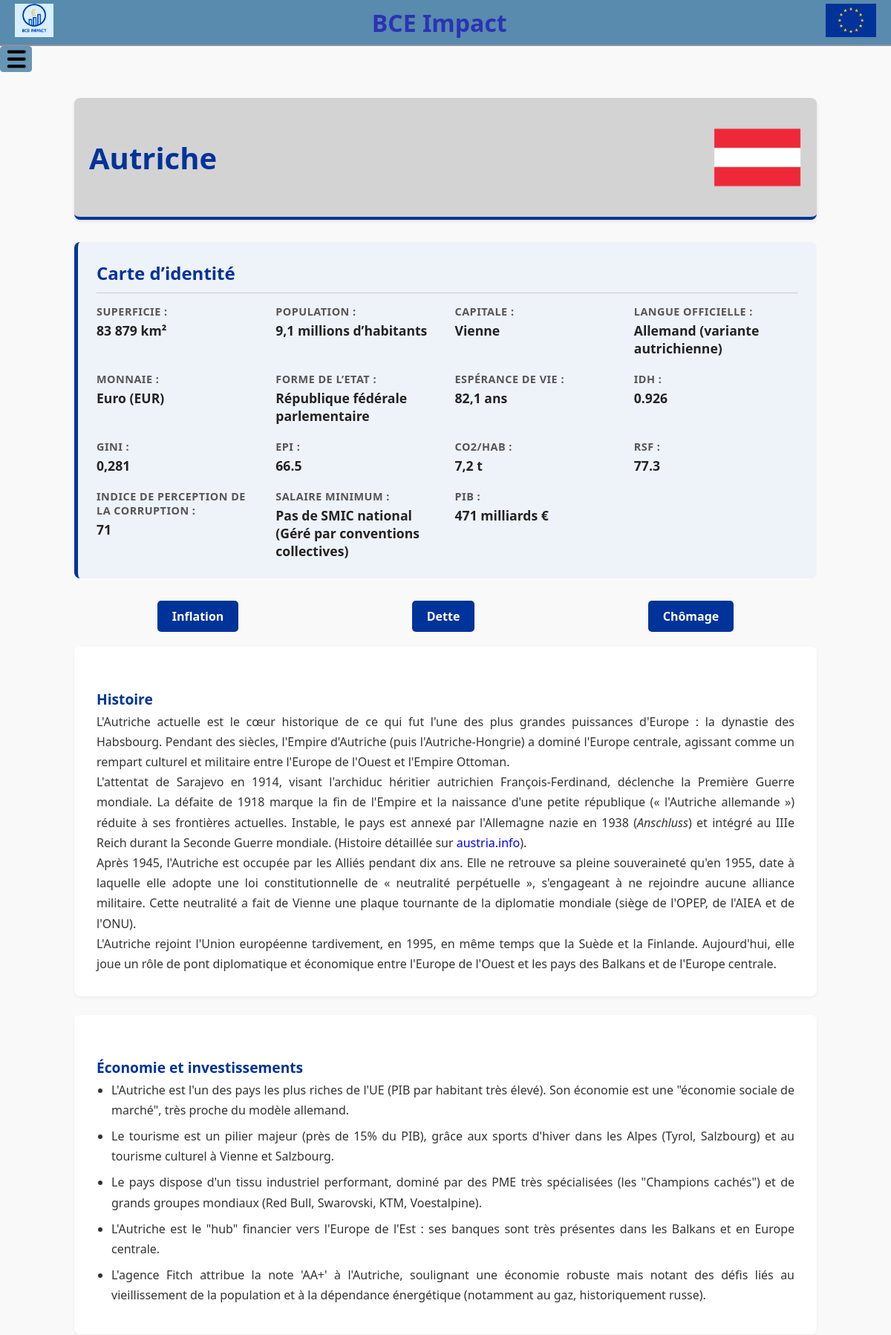
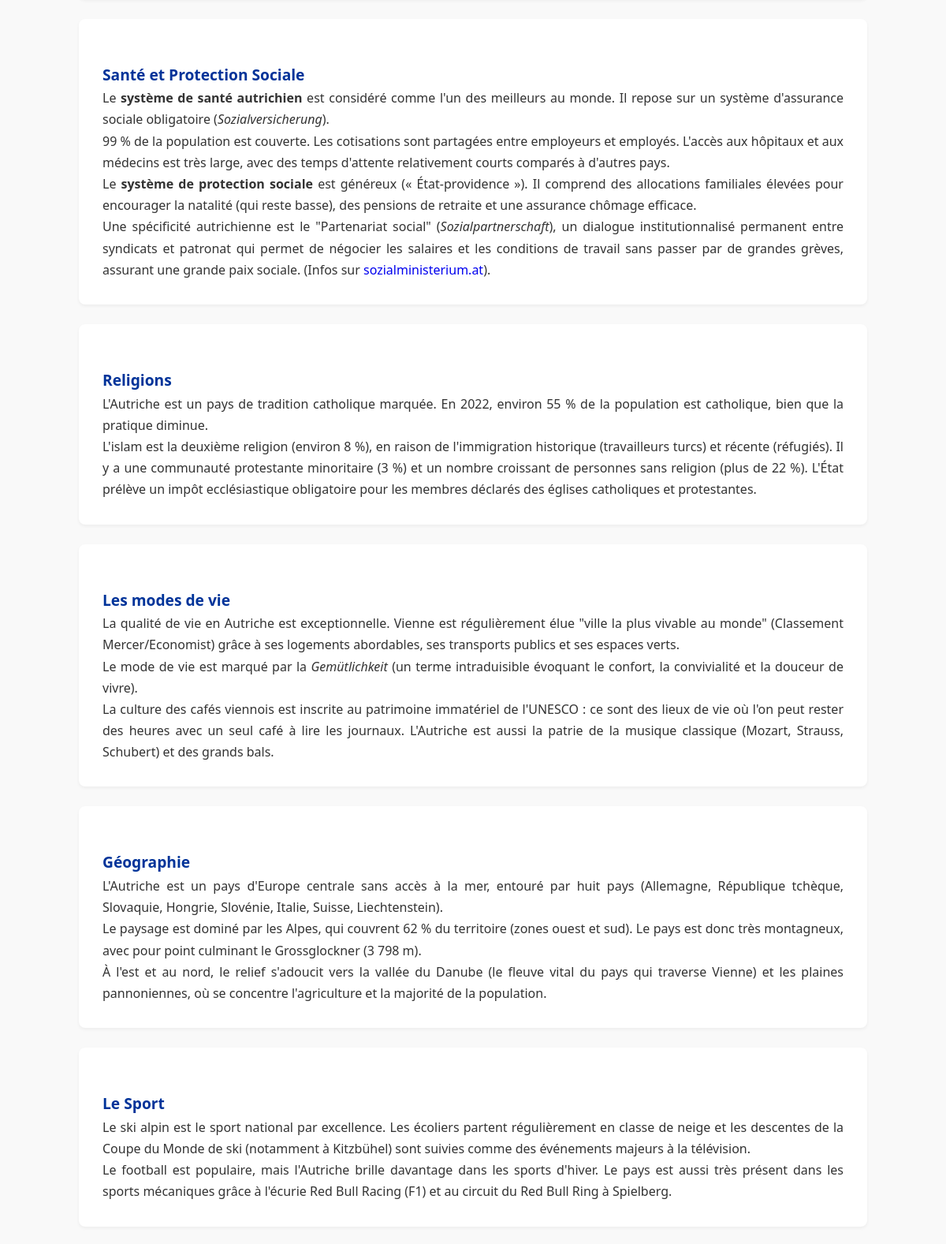
Screenshot of /pays.php?pays=AUT (upper part) with the database file from the repository (2 pictures, top to bottom).
### tables this page shows
CREATE TABLE `pays` (
  `nom_pays` varchar(50) NOT NULL,
  `code` varchar(3) NOT NULL,
  `date_adhésion_ue` date NOT NULL,
  `annee_adoption_euro` year(4) DEFAULT NULL,
  `superficie` varchar(100) NOT NULL,
  `population` varchar(100) NOT NULL,
  `capitale` varchar(50) NOT NULL,
  `langue` varchar(150) NOT NULL,
  `monnaie` varchar(100) NOT NULL,
  `etat` varchar(100) NOT NULL,
  `vie` varchar(200) NOT NULL,
  `idh` varchar(100) NOT NULL,
  `gini` varchar(100) NOT NULL,
  `epi` varchar(100) NOT NULL,
  `co2` varchar(100) NOT NULL,
  `rsf` varchar(100) NOT NULL,
  `corruption` varchar(100) NOT NULL,
  `smic` varchar(100) NOT NULL,
  `pib` varchar(100) NOT NULL,
  `histoire` text NOT NULL,
  `economie` text NOT NULL,
  `sante` text NOT NULL,
  `religion` text NOT NULL,
  `mode_vie` text NOT NULL,
  `geographie` text NOT NULL,
  `sport` text NOT NULL,
  `politique` text NOT NULL,
  `drapeau` text NOT NULL
);

### pays.php (the view, shortened to what this page needs)
<?php
$bdd = getBD();
$pays = null;
$erreur = null;
if (isset($_GET['pays'])) {
    $code = $_GET['pays'];
    $stmt = $bdd->prepare("SELECT * FROM pays WHERE code = :code");
    $stmt->execute(['code' => $code]);
    $pays = $stmt->fetch();
} else {
    $erreur = "Aucun pays sélectionné.";
}
?>
<!DOCTYPE html>
<html lang="fr">
<head>
    <link rel="stylesheet" href="styles/style_pays.css">
</head>
<body>
    <?php include 'header.php'; ?>
    <div class="container">
        <?php if ($pays) { ?>
            <div class="header-pays">
                <h1><?php echo $pays['nom_pays']; ?></h1>
                <img src="<?php echo $pays['drapeau']; ?>" alt="Drapeau <?php echo $pays['nom_pays']; ?>" class="drapeau">
            </div>
            <section class="carte-identite">
                <h2>Carte d’identité</h2>
                <div class="grid-infos">
                    <div class="info-box"><strong>Superficie : </strong> <span><?php echo $pays['superficie']; ?></span></div>
                    <div class="info-box"><strong>Population : </strong> <span><?php echo $pays['population']; ?></span></div>
                    <div class="info-box"><strong>Capitale : </strong> <span><?php echo $pays['capitale']; ?></span></div>
                    <div class="info-box"><strong>Langue officielle : </strong> <span><?php echo $pays['langue']; ?></span></div>
                    <div class="info-box"><strong>Monnaie : </strong> <span><?php echo $pays['monnaie']; ?></span></div>
                    <div class="info-box"><strong>Forme de l’Etat  : </strong> <span><?php echo $pays['etat']; ?></span></div>
                    <div class="info-box"><strong>Espérance de vie : </strong> <span><?php echo $pays['vie']; ?></span></div>
                    <div class="info-box"><strong>IDH : </strong> <span><?php echo $pays['idh']; ?></span></div>
                    <div class="info-box"><strong>GINI : </strong> <span><?php echo $pays['gini']; ?></span></div>
                    <div class="info-box"><strong>EPI : </strong> <span><?php echo $pays['epi']; ?></span></div>
                    <div class="info-box"><strong>CO2/hab : </strong> <span><?php echo $pays['co2']; ?></span></div>
                    <div class="info-box"><strong>RSF : </strong> <span><?php echo $pays['rsf']; ?></span></div>
                    <div class="info-box"><strong>Indice de perception de la corruption : </strong> <span><?php echo $pays['corruption']; ?></span></div>
                    <div class="info-box"><strong>Salaire minimum : </strong> <span><?php echo $pays['smic']; ?></span></div>
                    <div class="info-box"><strong>PIB : </strong> <span><?php echo $pays['pib']; ?></span></div>
                </div>
            </section>
            <div class="actions-graphiques" style="margin: 20px 0; text-align: center;">
                <a href="graphique.php?pays=<?php echo $pays['nom_pays']; ?>&type=inflation" class="btn-graph">Inflation</a>
                <a href="graphique.php?pays=<?php echo $pays['nom_pays']; ?>&type=dette" class="btn-graph">Dette</a>
                <a href="graphique.php?pays=<?php echo $pays['nom_pays']; ?>&type=chomage" class="btn-graph">Chômage</a>
            </div>
            <section class="section-contenu">
                <h3>Histoire</h3>
                <?php echo $pays['histoire']; ?>
            </section>
            <section class="section-contenu">
                <h3>Économie et investissements</h3>
                <?php echo $pays['economie']; ?>
            </section>
            <section class="section-contenu">
                <h3>Santé et Protection Sociale</h3>
                <?php echo $pays['sante']; ?>
            </section>
            <section class="section-contenu">
                <h3>Religions</h3>
                <?php echo $pays['religion']; ?>
            </section>
            <section class="section-contenu">
                <h3>Les modes de vie</h3>
                <?php echo $pays['mode_vie']; ?>
            </section>
            <section class="section-contenu">
                <h3>Géographie</h3>
                <?php echo $pays['geographie']; ?>
            </section>
            <section class="section-contenu">
                <h3>Le Sport</h3>
                <?php echo $pays['sport']; ?>
            </section>
        <?php }else if (!isset($_GET['pays'])){ ?>
            <h2 id="h2pays">Pays de l'UE</h2>
            <div class="liste-pays">
            <?php
            $req = $bdd->query("SELECT nom_pays, drapeau, code FROM pays ORDER BY nom_pays ASC");
            while ($row = $req->fetch()) { ?>
                <a href="?pays=<?php echo $row['code']; ?>" class="flag-card">
                    <img src="<?php echo $row['drapeau']; ?>" alt="Drapeau <?php echo $row['nom_pays']; ?>">
                    <p><?php echo $row['nom_pays']; ?></p>
                </a>
            <?php } ?>
            </div>
        <?php }else{ ?>
            <div class="error-msg">
                <p><?php echo $erreur; ?></p>
            </div>
        <?php } ?>
    </div>
</body>
</html>

### styles/style_pays.css (style rules this page uses)
body { font-family: 'Segoe UI', Tahoma, Geneva, Verdana, sans-serif; background-color: #f9f9f9; margin: 0; color: #333; }
.container { max-width: 1000px; margin: 30px auto; padding: 0 20px; }
.header-pays { background: lightgray; padding: 20px; border-radius: 8px; box-shadow: 0 2px 4px rgba(0,0,0,0.1); display: flex; justify-content: space-between; align-items: center; margin-bottom: 30px; border-bottom: 4px solid #003399; }
.header-pays h1 { margin: 0; color: #003399; font-size: 2.5em; }
.drapeau { width: 120px; }
.carte-identite { background-color: #eef2f9; padding: 25px; border-radius: 8px; margin-bottom: 30px; border-left: 5px solid #003399; }
.carte-identite h2 { margin-top: 0; color: #003399; border-bottom: 1px solid #ccc; padding-bottom: 10px; }
.grid-infos { display: grid; grid-template-columns: repeat(auto-fit, minmax(220px, 1fr)); gap: 20px; margin-top: 15px; }
.info-box strong { display: block; color: #555; font-size: 0.9em; text-transform: uppercase; letter-spacing: 0.5px; }
.info-box span { display: block; font-size: 1.1em; font-weight: bold; color: #222; margin-top: 4px; }
.section-contenu { background: white; padding: 30px; margin-bottom: 25px; border-radius: 8px; box-shadow: 0 2px 4px rgba(0,0,0,0.05); line-height: 1.7; text-align: justify; }
.section-contenu h3 { color: #003399; margin-top: 25px; font-size: 1.2em; }
.section-contenu ul { padding-left: 20px; }
.section-contenu li { margin-bottom: 8px; }
.actions-graphiques { display: flex; justify-content: space-around; gap: 10px; }
.btn-graph { display: inline-block; padding: 10px 20px; background-color: #003399; color: white; text-decoration: none; border-radius: 5px; font-weight: bold; transition: background 0.3s; }

### styles/style_header.css (style rules this page uses)
* { margin: 0; padding: 0; }
html { font-family: Arial, sans-serif; background-color: #f4f4f4; color: #333; position: relative; }
a { cursor: pointer; text-decoration: none; }

### rows the page displays
pays: nom_pays "Autriche", drapeau (picture), superficie "83 879 km²", population "9,1 millions d’habitants", capitale "Vienne", langue "Allemand (variante autrichienne)", monnaie "Euro (EUR)", etat "République fédérale parlementaire", vie "82,1 ans", idh "0.926", gini "0,281", epi "66.5", co2 "7,2 t", rsf "77.3", corruption "71", smic "Pas de SMIC national (Géré par conventions collectives)", pib "471 milliards €", histoire "L'Autriche actuelle est le cœur historique de ce qui fut l'une des plus grandes puissances d'Europe : la dynastie des Habsbourg. Pendant des siècles, l'Empire d'Autriche (puis l'Autriche-Hongrie) a dominé l'Europe centrale, agissant comme un rempart culturel et militaire entre l'Europe de l'Ouest et l'Empire Ottoman. L'attentat de Sarajevo en 1914, visant l'archiduc héritier autrichien François-Ferdinand, déclenche la Première Guerre mondiale. La défaite de 1918 marque la fin de l'Empire et la naissance d'une petite république (« l'Autriche allemande ») réduite à ses frontières actuelles. Instable, le pays est annexé par l'Allemagne nazie en 1938 ( Anschluss ) et intégré au IIIe Reich…", economie "L'Autriche est l'un des pays les plus riches de l'UE (PIB par habitant très élevé). Son économie est une \"économie sociale de marché\", très proche du modèle allemand. Le tourisme est un pilier majeur (près de 15% du PIB), grâce aux sports d'hiver dans les Alpes (Tyrol, Salzbourg) et au tourisme culturel à Vienne et Salzbourg. Le pays dispose d'un tissu industriel performant, dominé par des PME très spécialisées (les \"Champions cachés\") et de grands groupes mondiaux (Red Bull, Swarovski, KTM, Voestalpine). L'Autriche est le \"hub\" financier vers l'Europe de l'Est : ses banques sont très présentes dans les Balkans et en Europe centrale. L'agence Fitch attribue la note 'AA+' à l'Autriche,…", sante "Le système de santé autrichien est considéré comme l'un des meilleurs au monde. Il repose sur un système d'assurance sociale obligatoire ( Sozialversicherung ). 99 % de la population est couverte. Les cotisations sont partagées entre employeurs et employés. L'accès aux hôpitaux et aux médecins est très large, avec des temps d'attente relativement courts comparés à d'autres pays. Le système de protection sociale est généreux (« État-providence »). Il comprend des allocations familiales élevées pour encourager la natalité (qui reste basse), des pensions de retraite et une assurance chômage efficace. Une spécificité autrichienne est le \"Partenariat social\" ( Sozialpartnerschaft ), un dialogue…", religion "L'Autriche est un pays de tradition catholique marquée. En 2022, environ 55 % de la population est catholique, bien que la pratique diminue. L'islam est la deuxième religion (environ 8 %), en raison de l'immigration historique (travailleurs turcs) et récente (réfugiés). Il y a une communauté protestante minoritaire (3 %) et un nombre croissant de personnes sans religion (plus de 22 %). L'État prélève un impôt ecclésiastique obligatoire pour les membres déclarés des églises catholiques et protestantes.", mode_vie "La qualité de vie en Autriche est exceptionnelle. Vienne est régulièrement élue \"ville la plus vivable au monde\" (Classement Mercer/Economist) grâce à ses logements abordables, ses transports publics et ses espaces verts. Le mode de vie est marqué par la Gemütlichkeit (un terme intraduisible évoquant le confort, la convivialité et la douceur de vivre). La culture des cafés viennois est inscrite au patrimoine immatériel de l'UNESCO : ce sont des lieux de vie où l'on peut rester des heures avec un seul café à lire les journaux. L'Autriche est aussi la patrie de la musique classique (Mozart, Strauss, Schubert) et des grands bals.", geographie "L'Autriche est un pays d'Europe centrale sans accès à la mer, entouré par huit pays (Allemagne, République tchèque, Slovaquie, Hongrie, Slovénie, Italie, Suisse, Liechtenstein). Le paysage est dominé par les Alpes, qui couvrent 62 % du territoire (zones ouest et sud). Le pays est donc très montagneux, avec pour point culminant le Grossglockner (3 798 m). À l'est et au nord, le relief s'adoucit vers la vallée du Danube (le fleuve vital du pays qui traverse Vienne) et les plaines pannoniennes, où se concentre l'agriculture et la majorité de la population.", sport "Le ski alpin est le sport national par excellence. Les écoliers partent régulièrement en classe de neige et les descentes de la Coupe du Monde de ski (notamment à Kitzbühel) sont suivies comme des événements majeurs à la télévision. Le football est populaire, mais l'Autriche brille davantage dans les sports d'hiver. Le pays est aussi très présent dans les sports mécaniques grâce à l'écurie Red Bull Racing (F1) et au circuit du Red Bull Ring à Spielberg."
